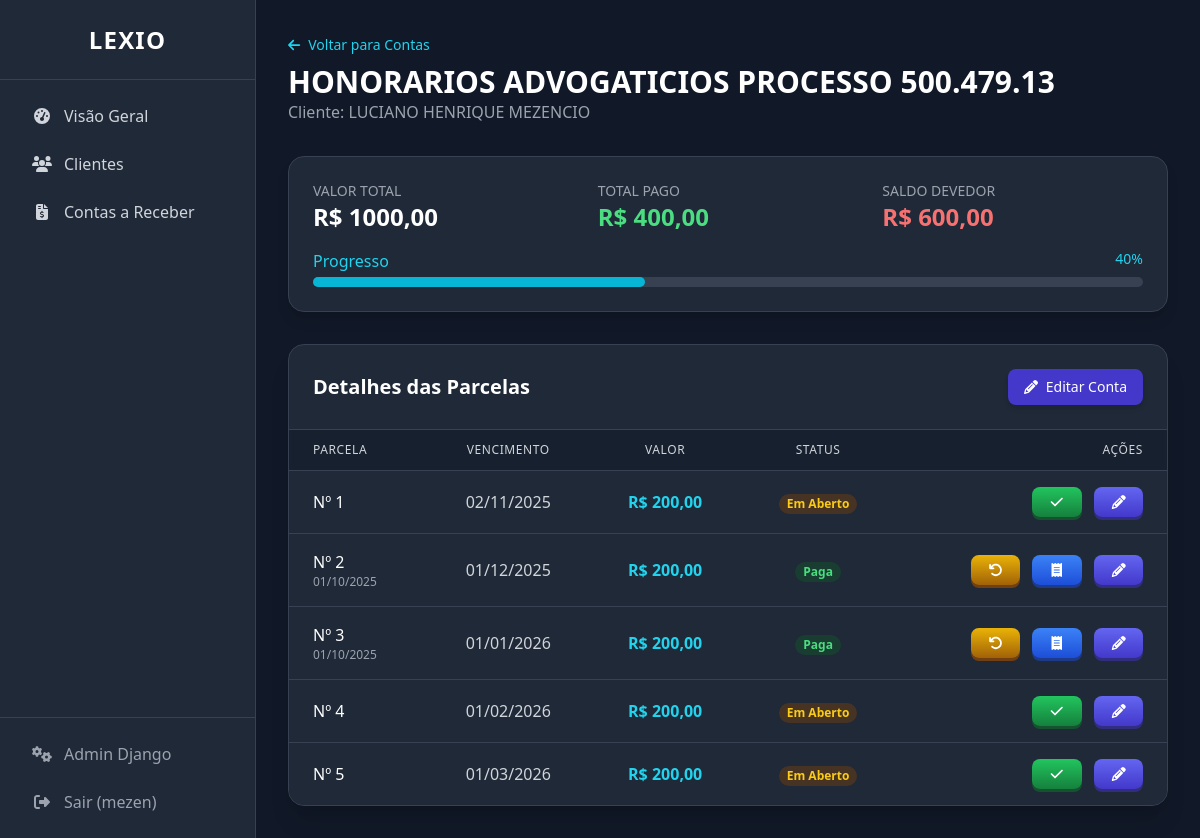
/dashboard/contas/4/ (signed in), run on the app's committed database.
### financeiro/models.py (models this page shows, shortened)
class ContaReceber(models.Model):
    cliente: Cliente = models.ForeignKey(Cliente, on_delete=models.PROTECT, related_name='contas', verbose_name="Cliente")
    descricao: str = models.CharField(max_length=200, verbose_name="Descrição")
    valor_total: Decimal = models.DecimalField(max_digits=10, decimal_places=2, validators=[MinValueValidator(Decimal('0.01'))], verbose_name="Valor Total")
    numero_parcelas: int = models.IntegerField(default=1, validators=[MinValueValidator(1)], verbose_name="Número de Parcelas")
    data_emissao: date = models.DateField(verbose_name="Data de Emissão")
    observacoes: Union[str, None] = models.TextField(blank=True, null=True, verbose_name="Observações")
    created_at: date = models.DateTimeField(auto_now_add=True, verbose_name="Criado em")
    updated_at: date = models.DateTimeField(auto_now=True, verbose_name="Atualizado em")
    class Meta:
        verbose_name = "Conta a Receber"
        verbose_name_plural = "Contas a Receber"
        ordering = ['-data_emissao']

class Cliente(models.Model):
    nome_completo: str = models.CharField(max_length=200, verbose_name="Nome Completo")
    cpf_cnpj: Union[str, None] = models.CharField(max_length=18, blank=True, null=True, verbose_name="CPF/CNPJ")
    telefone: str = models.CharField(max_length=20, verbose_name="Telefone")
    email: Union[str, None] = models.EmailField(blank=True, null=True, verbose_name="E-mail")
    endereco: Union[str, None] = models.TextField(blank=True, null=True, verbose_name="Endereço")
    observacoes: Union[str, None] = models.TextField(blank=True, null=True, verbose_name="Observações")
    ativo: bool = models.BooleanField(default=True, verbose_name="Cliente Ativo")
    created_at: date = models.DateTimeField(auto_now_add=True, verbose_name="Criado em")
    updated_at: date = models.DateTimeField(auto_now=True, verbose_name="Atualizado em")
    objects = ClienteManager()
    class Meta:
        verbose_name = "Cliente"
        verbose_name_plural = "Clientes"
        ordering = ['nome_completo']

class Parcela(models.Model):
    STATUS_CHOICES = [('aberto', 'Aberto'), ('pago', 'Pago'), ('vencido', 'Vencido')]
    conta = models.ForeignKey(ContaReceber, on_delete=models.CASCADE, related_name='parcelas', verbose_name="Conta")
    numero_parcela = models.IntegerField(verbose_name="Número da Parcela")
    valor_parcela = models.DecimalField(max_digits=10, decimal_places=2, validators=[MinValueValidator(Decimal('0.01'))], verbose_name="Valor da Parcela")
    data_vencimento = models.DateField(verbose_name="Data de Vencimento")
    data_pagamento = models.DateField(blank=True, null=True, verbose_name="Data de Pagamento")
    status = models.CharField(max_length=20, choices=STATUS_CHOICES, default='aberto', verbose_name="Status")
    observacoes = models.TextField(blank=True, null=True, verbose_name="Observações")
    created_at = models.DateTimeField(auto_now_add=True, verbose_name="Criado em")
    updated_at = models.DateTimeField(auto_now=True, verbose_name="Atualizado em")
    class Meta:
        verbose_name = "Parcela"
        verbose_name_plural = "Parcelas"
        ordering = ['conta__id', 'numero_parcela']
        unique_together = ['conta', 'numero_parcela']

### financeiro/views.py (the view)
# urls.py: path('contas/<int:pk>/', views.conta_detail, name='conta_detail'),
@login_required
def conta_detail(request, pk):
    conta = get_object_or_404(ContaReceber.objects.select_related('cliente'), pk=pk)
    parcelas = conta.parcelas.all().order_by('numero_parcela')
    hoje = date.today()
    vencidas_qs = parcelas.filter(status='aberto', data_vencimento__lt=hoje)
    if vencidas_qs.exists():
        vencidas_qs.update(status='vencido')
        parcelas = conta.parcelas.all().order_by('numero_parcela')
    return render(request, 'financeiro/conta_detail.html', {'conta': conta, 'parcelas': parcelas})

### financeiro/models.py (called while the page is built)
    def total_pago(self) -> Decimal:
        total = self.parcelas.filter(status='pago').aggregate(total=Sum('valor_parcela'))['total']
        return total or Decimal('0.00')

    def total_pendente(self) -> Decimal:
        total = self.parcelas.filter(status__in=['aberto', 'vencido']).aggregate(total=Sum('valor_parcela'))['total']
        return total or Decimal('0.00')

    def get_percentual_pago(self) -> int:
        if self.valor_total <= 0: return 0
        percentual = (self.total_pago() / self.valor_total) * 100
        return int(percentual.quantize(Decimal('1'), rounding=ROUND_DOWN))

### theme/templates/financeiro/conta_detail.html (shortened to what this page needs)
{% extends "base_interno.html" %}
{% block content %}
<div class="mb-8">
    <a href="{% url 'financeiro:conta_list' %}" class="text-cyan-400 hover:text-cyan-300 transition-colors text-sm"><i class="fas fa-arrow-left mr-2"></i>Voltar para Contas</a>
    <h1 class="text-3xl font-bold text-white mt-2">{{ conta.descricao }}</h1>
    <p class="text-gray-400">
        Cliente: <a href="{% url 'financeiro:cliente_detail' pk=conta.cliente.pk %}" class="hover:underline">{{ conta.cliente.nome_completo }}</a>
    </p>
</div>
<div class="bg-gray-800 p-6 rounded-2xl border border-gray-700 shadow-lg mb-8">
    <div class="grid grid-cols-1 md:grid-cols-3 gap-6 text-center md:text-left">
        <div><p class="text-sm text-gray-400">VALOR TOTAL</p><p class="text-2xl font-bold text-white">R$ {{ conta.valor_total|floatformat:2 }}</p></div>
        <div><p class="text-sm text-gray-400">TOTAL PAGO</p><p class="text-2xl font-bold text-green-400">R$ {{ conta.total_pago|floatformat:2 }}</p></div>
        <div><p class="text-sm text-gray-400">SALDO DEVEDOR</p><p class="text-2xl font-bold text-red-400">R$ {{ conta.total_pendente|floatformat:2 }}</p></div>
    </div>
    <div class="mt-4">
        {% with percentual=conta.get_percentual_pago %}
        <div class="flex justify-between mb-1"><span class="text-base font-medium text-cyan-400">Progresso</span><span class="text-sm font-medium text-cyan-400">{{ percentual }}%</span></div>
        <div class="w-full bg-gray-700 rounded-full h-2.5"><div class="bg-cyan-500 h-2.5 rounded-full" style="width: {{ percentual }}%"></div></div>
        {% endwith %}
    </div>
</div>
<div class="bg-gray-800 rounded-2xl shadow-xl border border-gray-700 overflow-hidden">
    <div class="p-6 border-b border-gray-700 flex justify-between items-center">
        <h2 class="text-xl font-bold text-white">Detalhes das Parcelas</h2>
        <a href="{% url 'financeiro:conta_update' pk=conta.pk %}" class="inline-flex items-center px-4 py-2 bg-indigo-700 hover:bg-indigo-600 text-white text-sm font-medium rounded-lg shadow-md transition-all duration-200"><i class="fas fa-pencil-alt mr-2"></i>Editar Conta</a>
    </div>
    <div class="overflow-x-auto">
        <table class="min-w-full divide-y divide-gray-700">
            <thead class="bg-gray-900/50">
                <tr>
                    <th class="px-6 py-3 text-left text-xs font-medium text-gray-300 uppercase tracking-wider">PARCELA</th>
                    <th class="px-6 py-3 text-center text-xs font-medium text-gray-300 uppercase tracking-wider">VENCIMENTO</th>
                    <th class="px-6 py-3 text-center text-xs font-medium text-gray-300 uppercase tracking-wider">VALOR</th>
                    <th class="px-6 py-3 text-center text-xs font-medium text-gray-300 uppercase tracking-wider">STATUS</th>
                    <th class="px-6 py-3 text-right text-xs font-medium text-gray-300 uppercase tracking-wider">AÇÕES</th>
                </tr>
            </thead>
            <tbody class="bg-gray-800 divide-y divide-gray-700">
                {% for parcela in parcelas %}
                <tr class="hover:bg-gray-700/50">
                    <td class="px-6 py-4 whitespace-nowrap"><div class="font-medium text-white">Nº {{ parcela.numero_parcela }}</div><div class="text-xs text-gray-400">{{ parcela.data_pagamento|date:"d/m/Y"|default:"" }}</div></td>
                    <td class="px-6 py-4 whitespace-nowrap text-center text-gray-300">{{ parcela.data_vencimento|date:"d/m/Y" }}</td>
                    <td class="px-6 py-4 whitespace-nowrap text-center font-semibold text-cyan-400">R$ {{ parcela.valor_parcela|floatformat:2 }}</td>
                    <td class="px-6 py-4 whitespace-nowrap text-center">
                        {% if parcela.status == 'pago' %}<span class="px-2 inline-flex text-xs leading-5 font-semibold rounded-full bg-green-900/50 text-green-400">Paga</span>
                        {% elif parcela.status == 'vencido' %}<span class="px-2 inline-flex text-xs leading-5 font-semibold rounded-full bg-red-900/50 text-red-400">Vencida</span>
                        {% else %}<span class="px-2 inline-flex text-xs leading-5 font-semibold rounded-full bg-yellow-900/50 text-yellow-400">Em Aberto</span>
                        {% endif %}
                    </td>
                    <td class="px-6 py-4 whitespace-nowrap text-right text-sm font-medium">
                        <div class="flex items-center justify-end space-x-3">
                            {% if parcela.status == 'pago' %}
                                <form action="{% url 'financeiro:parcela_estornar' pk=parcela.pk %}" method="post" class="inline">{% csrf_token %}<button type="submit" class="btn-3d btn-yellow" title="Estornar Pagamento"><i class="fas fa-undo fa-fw"></i></button></form>
                                <a href="{% url 'financeiro:gerar_recibo_pdf' pk=parcela.pk %}" target="_blank" class="btn-3d btn-blue" title="Gerar Recibo"><i class="fas fa-receipt fa-fw"></i></a>
                            {% else %}
                                <form action="{% url 'financeiro:parcela_dar_baixa' pk=parcela.pk %}" method="post" class="inline">{% csrf_token %}<button type="submit" class="btn-3d btn-green" title="Dar Baixa (Pagar)"><i class="fas fa-check fa-fw"></i></button></form>
                            {% endif %}
                            <a href="{% url 'financeiro:parcela_update' pk=parcela.pk %}" class="btn-3d btn-indigo" title="Editar Parcela"><i class="fas fa-pencil-alt fa-fw"></i></a>
                        </div>
                    </td>
                </tr>
                {% endfor %}
            </tbody>
        </table>
    </div>
</div>
{% endblock %}

### theme/templates/base_interno.html (shortened to what this page needs)
<!DOCTYPE html>
<html lang="pt-br">
<head>
    <script src="https://cdn.tailwindcss.com"></script>
</head>
<body class="flex h-screen bg-gray-900 text-gray-200 font-sans">
    <aside class="w-64 flex-shrink-0 bg-gray-800 border-r border-gray-700 flex flex-col">
        <div class="h-20 flex items-center justify-center border-b border-gray-700">
            <h1 class="text-2xl font-bold text-white tracking-wider">LEXIO</h1>
        </div>
        <nav class="flex-grow p-4">
            <ul class="space-y-2">
                <li>
                    <a href="{% url 'financeiro:dashboard' %}" class="flex items-center px-4 py-2 text-gray-300 hover:bg-cyan-600 hover:text-white rounded-lg transition-colors">
                        <i class="fas fa-tachometer-alt fa-fw w-6"></i>
                        <span class="ml-3">Visão Geral</span>
                    </a>
                </li>
                <li>
                    <a href="{% url 'financeiro:cliente_list' %}" class="flex items-center px-4 py-2 text-gray-300 hover:bg-cyan-600 hover:text-white rounded-lg transition-colors">
                        <i class="fas fa-users fa-fw w-6"></i>
                        <span class="ml-3">Clientes</span>
                    </a>
                </li>
                <li>
                    <a href="{% url 'financeiro:conta_list' %}" class="flex items-center px-4 py-2 text-gray-300 hover:bg-cyan-600 hover:text-white rounded-lg transition-colors">
                        <i class="fas fa-file-invoice-dollar fa-fw w-6"></i>
                        <span class="ml-3">Contas a Receber</span>
                    </a>
                </li>
            </ul>
        </nav>
        <div class="p-4 border-t border-gray-700">
             <a href="{% url 'admin:index' %}" target="_blank" class="flex items-center px-4 py-2 text-gray-400 hover:bg-gray-700 hover:text-white rounded-lg transition-colors">
                <i class="fas fa-cogs fa-fw w-6"></i>
                <span class="ml-3">Admin Django</span>
            </a>
            {% if user.is_authenticated %}
            <form method="post" action="{% url 'logout' %}">
                <button type="submit" class="w-full flex items-center mt-2 px-4 py-2 text-gray-400 hover:bg-red-900/50 hover:text-red-400 rounded-lg transition-colors text-left">
                    <i class="fas fa-sign-out-alt fa-fw w-6"></i>
                    <span class="ml-3">Sair ({{ user.username }})</span>
                </button>
            </form>
            {% endif %}
        </div>
    </aside>
    <main class="flex-1 overflow-y-auto p-6 md:p-8">
        {% block content %}{% endblock %}
    </main>
</body>
</html>

### theme/templates/financeiro/conta_detail.html (style rules this page uses)
.btn-3d { position: relative; display: inline-flex; align-items: center; justify-content: center; padding: 0.5rem 1rem; border: none; border-radius: 0.5rem; font-weight: 600; color: white; transition: all 0.1s ease-in-out; cursor: pointer; text-shadow: 0px 1px 2px rgba(0, 0, 0, 0.2); }
.btn-3d.btn-green { background: linear-gradient(to top, #15803d, #22c55e); box-shadow: 0 3px 0 #14532d; }
.btn-3d.btn-yellow { background: linear-gradient(to top, #a16207, #eab308); box-shadow: 0 3px 0 #713f12; }
.btn-3d.btn-blue { background: linear-gradient(to top, #1d4ed8, #3b82f6); box-shadow: 0 3px 0 #1e3a8a; }
.btn-3d.btn-indigo { background: linear-gradient(to top, #4338ca, #6366f1); box-shadow: 0 3px 0 #312e81; }

### theme/templates/base_interno.html (style rules this page uses)
body { background-color: #111827; }

### data on the page
ContaReceber: descricao "HONORARIOS ADVOGATICIOS PROCESSO 500.479.13", cliente.nome_completo "LUCIANO HENRIQUE MEZENCIO", valor_total "1000,00", total_pago "400,00", total_pendente "600,00"
Parcela: numero_parcela "1", data_vencimento "02/11/2025", valor_parcela "200,00", status "Em Aberto"
Parcela: numero_parcela "2", data_pagamento "01/10/2025", data_vencimento "01/12/2025", valor_parcela "200,00", status "Paga"
Parcela: numero_parcela "3", data_pagamento "01/10/2025", data_vencimento "01/01/2026", valor_parcela "200,00", status "Paga"
Parcela: numero_parcela "4", data_vencimento "01/02/2026", valor_parcela "200,00", status "Em Aberto"
Parcela: numero_parcela "5", data_vencimento "01/03/2026", valor_parcela "200,00", status "Em Aberto"

### other printed values
{{ user.username }} "mezen"
{{ percentual }} "40"
